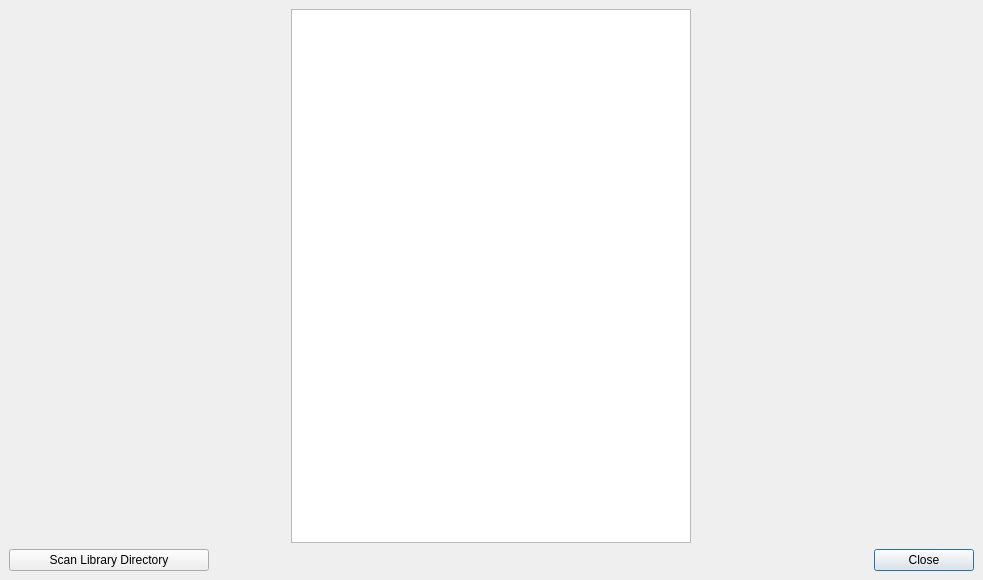
<?xml version="1.0" encoding="UTF-8"?>
<ui version="4.0">
 <class>librepcb::workspace::LibraryManager</class>
 <widget class="QMainWindow" name="librepcb::workspace::LibraryManager">
  <property name="modal" stdset="0">
   <bool>false</bool>
  </property>
  <property name="geometry">
   <rect>
    <x>0</x>
    <y>0</y>
    <width>983</width>
    <height>580</height>
   </rect>
  </property>
  <property name="windowTitle">
   <string>Workspace Library Manager</string>
  </property>
  <widget class="QWidget" name="centralwidget">
   <layout class="QVBoxLayout" name="verticalLayout">
    <item>
     <layout class="QHBoxLayout" name="horizontalLayout">
      <item>
       <widget class="QListWidget" name="lstLibraries">
        <property name="maximumSize">
         <size>
          <width>400</width>
          <height>16777215</height>
         </size>
        </property>
        <property name="selectionBehavior">
         <enum>QAbstractItemView::SelectRows</enum>
        </property>
        <property name="verticalScrollMode">
         <enum>QAbstractItemView::ScrollPerPixel</enum>
        </property>
        <property name="horizontalScrollMode">
         <enum>QAbstractItemView::ScrollPerPixel</enum>
        </property>
        <property name="resizeMode">
         <enum>QListView::Adjust</enum>
        </property>
       </widget>
      </item>
     </layout>
    </item>
    <item>
     <layout class="QHBoxLayout" name="horizontalLayout_2">
      <item>
       <widget class="QPushButton" name="btnScanLibrary">
        <property name="minimumSize">
         <size>
          <width>200</width>
          <height>0</height>
         </size>
        </property>
        <property name="text">
         <string>Scan Library Directory</string>
        </property>
       </widget>
      </item>
      <item>
       <spacer name="horizontalSpacer">
        <property name="orientation">
         <enum>Qt::Horizontal</enum>
        </property>
        <property name="sizeHint" stdset="0">
         <size>
          <width>40</width>
          <height>20</height>
         </size>
        </property>
       </spacer>
      </item>
      <item>
       <widget class="QPushButton" name="btnClose">
        <property name="minimumSize">
         <size>
          <width>100</width>
          <height>0</height>
         </size>
        </property>
        <property name="text">
         <string>Close</string>
        </property>
        <property name="default">
         <bool>true</bool>
        </property>
       </widget>
      </item>
     </layout>
    </item>
   </layout>
  </widget>
 </widget>
 <resources/>
 <connections/>
</ui>
